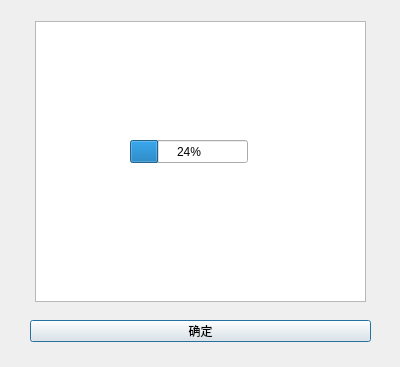
<?xml version="1.0" encoding="UTF-8"?>
<ui version="4.0">
 <class>deviceInfo</class>
 <widget class="QDialog" name="deviceInfo">
  <property name="geometry">
   <rect>
    <x>0</x>
    <y>0</y>
    <width>400</width>
    <height>367</height>
   </rect>
  </property>
  <property name="windowTitle">
   <string>Dialog</string>
  </property>
  <widget class="QPushButton" name="pushButton">
   <property name="geometry">
    <rect>
     <x>30</x>
     <y>320</y>
     <width>341</width>
     <height>22</height>
    </rect>
   </property>
   <property name="text">
    <string>确定</string>
   </property>
  </widget>
  <widget class="QTextBrowser" name="textBrowser">
   <property name="geometry">
    <rect>
     <x>35</x>
     <y>21</y>
     <width>331</width>
     <height>281</height>
    </rect>
   </property>
  </widget>
  <widget class="QProgressBar" name="progressBar">
   <property name="geometry">
    <rect>
     <x>130</x>
     <y>140</y>
     <width>118</width>
     <height>23</height>
    </rect>
   </property>
   <property name="value">
    <number>24</number>
   </property>
  </widget>
 </widget>
 <resources/>
 <connections/>
</ui>
